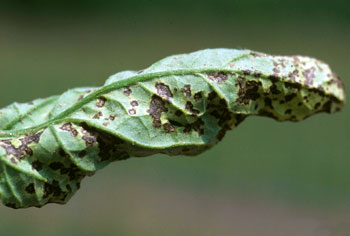
#> input picture Lab_2/Data/10-3-bacterial-speck-on-tomato-RON.jpg, 350 x 236 px; its folder holds 4 pictures in this run
$ jupyter execute --allow-errors lab_2.ipynb
#> lines starting #> are read from the running program, lines starting #| are printed output that depends on the picture
# Lab 2
Prepared:
 - **Szymon Budziak**
 - **Krzysztof Gwiazda**

[cell 1]
from PIL import Image
import numpy as np
import matplotlib.pyplot as plt
import os

# Data preprocessing

### 1. Choose images from Plantdoc set

We have selected 3 tomato diseases:
- Tomato leaf bacterial spot
- Tomato leaf late blight
- Tomato leaf mosaic virus

### 2. Load images

[cell 2]
full_path = f"{os.path.abspath('')}/Data"

[cell 3]
files = [f"{full_path}/{filename}" for filename in os.listdir(full_path)]
len(files)

[cell 4]
images = [np.array(Image.open(file)) for file in files]
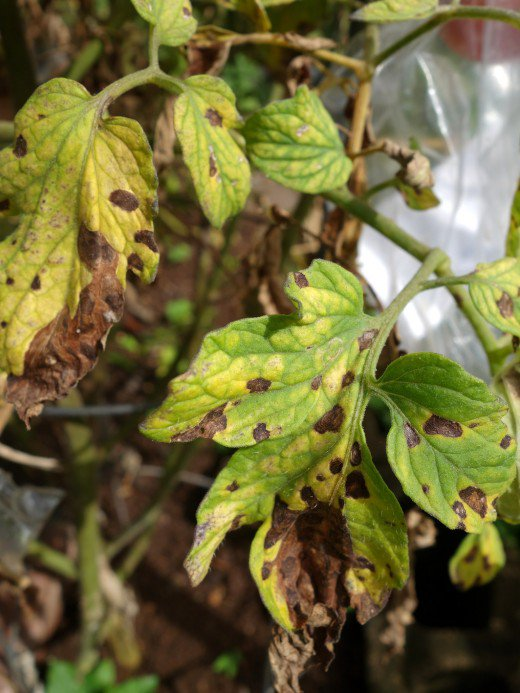
#> input picture Lab_2/Data/13582051_f520.jpg, 520 x 693 px
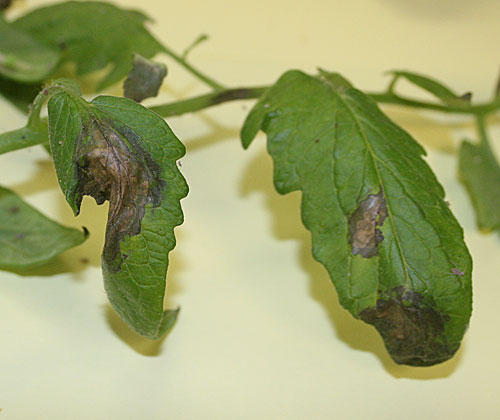
#> input picture Lab_2/Data/20150619d.jpg, 500 x 420 px
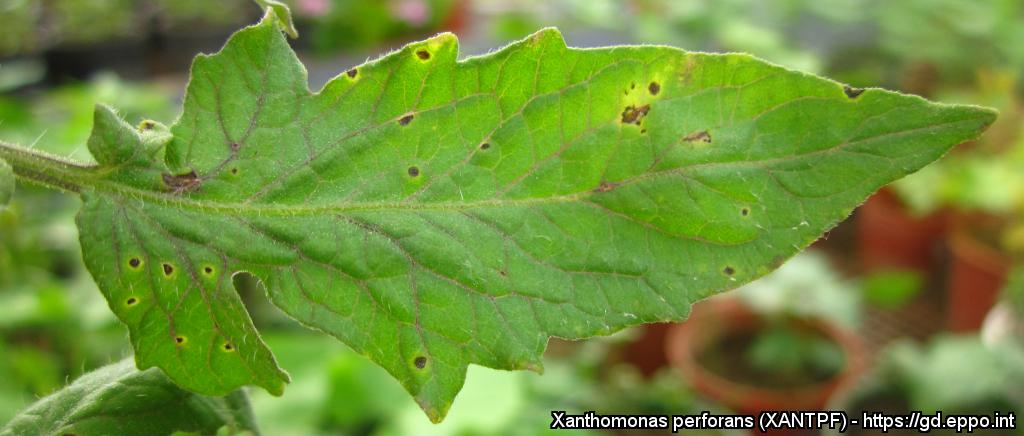
#> input picture Lab_2/Data/3182.jpg, 1024 x 436 px
#> images = 4 items
images[0].shape
#> Out = (236, 350, 3)

[cell 5]
plt.title("Example image")
plt.imshow(images[0])

### 3. Scale images to 224x224x3 resolution

[cell 6]
scaled_images = [np.resize(img, (224, 224, 3)) for img in images]
#> scaled_images = 4 items
scaled_images[0].shape
#> Out = (224, 224, 3)

### 4. Convert images to greyscale

[cell 7]
greyscale_images = [np.array(Image.fromarray(img).convert('L')) for img in scaled_images]
#> greyscale_images = 4 items
greyscale_images[0].shape
#> Out = (224, 224)

### 5. Convert images to 1D vector

[cell 8]
vector_images = [img.ravel() for img in greyscale_images]
#> vector_images = 4 items
vector_images[0].shape
#> Out = (50176,)

### 6. Standardize images

[cell 9]
from sklearn.preprocessing import StandardScaler

[cell 10]
scaler = StandardScaler()

[cell 11]
standardized_images = scaler.fit_transform(vector_images)
standardized_images.shape
#> Out = (4, 50176)

# Principal component analysis (PCA)

[cell 12]
from sklearn.decomposition import PCA

### 1. Perform PCA

[cell 13]
pca = PCA()

[cell 14]
pca_standardized_images = pca.fit_transform(standardized_images)
#> pca_standardized_images = [[-143.6, -178.6, 9.72, -3.82e-13], [-149, 156.2, 68.07, -3.82e-13], [236.1, -20.25, 88.79, -3.82e-13], [56.57, 42.63, -166.6, -3.82e-13]]
pca.explained_variance_ratio_.shape

### 2. Covariance matrices before PCA and after

[cell 15]
cov_matrix_before = np.cov(standardized_images)
#> cov_matrix_before = [[0.904, -0.317, -0.31, -0.277], [-0.317, 0.743, -0.261, -0.165], [-0.31, -0.261, 0.749, -0.178], [-0.277, -0.165, -0.178, 0.62]]
cov_matrix_before.shape
#> Out = (4, 4)

[cell 16]
cov_matrix_before
#> Out has the same summary as cov_matrix_before

[cell 17]
plt.imshow(cov_matrix_before, cmap="coolwarm")
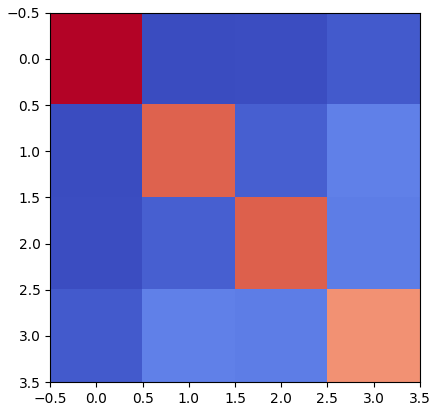
#> figure drawn by matplotlib, 1 panel

[cell 18]
cov_matrix_after = np.cov(pca_standardized_images)
#> cov_matrix_after = [[9404.3, 14.32, -1877.4, -7541.3], [14.32, 16614.7, -12682.1, -3947], [-1877.4, -12682.1, 13614, 945.4], [-7541.3, -3947, 945.4, 10542.9]]
cov_matrix_after.shape
#> Out = (4, 4)

[cell 19]
cov_matrix_after
#> Out has the same summary as cov_matrix_after

[cell 20]
plt.imshow(cov_matrix_after, cmap="coolwarm")
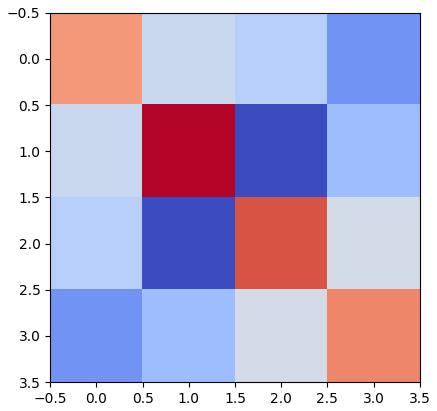
#> figure drawn by matplotlib, 1 panel

### 3. Average photo we subtracted from the others to standardize images

[cell 21]
image_mean = np.reshape(scaler.mean_, (224, 224))

[cell 22]
plt.imshow(image_mean, cmap='gray_r')
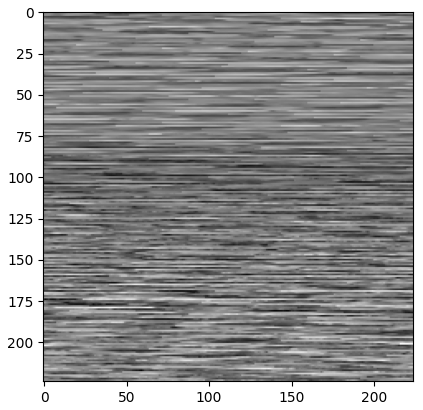
#> figure drawn by matplotlib, 1 panel

### 4. Present principal components sorted by related variance

[cell 23]
eigenvectors = pca.components_
eigenvalues = pca.explained_variance_

[cell 24]
sorted_eigenvalues = sorted(eigenvalues, reverse=True)
sorted_eigenvectors = eigenvectors[np.argsort(-eigenvalues)]
sorted_eigenvectors

According to the [PCA documentation](https://scikit-learn.org/stable/modules/generated/sklearn.decomposition.PCA.html), principal components are sorted by decreasing explained_variance_ (so principal components are sorted by related varinace by default).

### 5. Reduce the dimensionality to the 3, 9 and 27 most important features, respectively

[cell 25]
pca3 = PCA(n_components=3)
pca3_fit = pca3.fit_transform(standardized_images)
#> pca3_fit = [[-143.6, -178.6, 9.72], [-149, 156.2, 68.07], [236.1, -20.25, 88.79], [56.57, 42.63, -166.6]]

[cell 26]
pca3_inversed = pca3.inverse_transform(pca3_fit)
img_pca3 = pca3_inversed[0].reshape(224, 224)
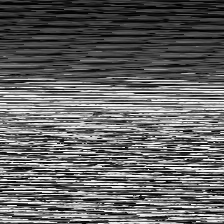
#> img_pca3: shape (224, 224) float64; min -1.73, max 1.73, mean -0.381; drawn with min black and max white
plt.imshow(img_pca3, cmap='gray_r')

[cell 27]
pca9 = PCA(n_components=9)
#> (the rest of this cell did not finish here and is left out)

#> (a cell that did not finish here is left out)

[cell 29]
pca27 = PCA(n_components=27)
#> (the rest of this cell did not finish here and is left out)

#> (a cell that did not finish here is left out)

### 6. Plot the explained variance

basic PCA

[cell 31]
plt.figure(figsize=(10, 8))
#> (the rest of this cell did not finish here and is left out)

3 most important features

[cell 32]
plt.figure(figsize=(10, 8))
plt.bar(range(1, 4), pca3.explained_variance_ratio_, align='center')
plt.step(range(1, 4), np.cumsum(pca3.explained_variance_ratio_), where='mid')
plt.ylabel('Explained variance ratio')
plt.xlabel('3 principal components')
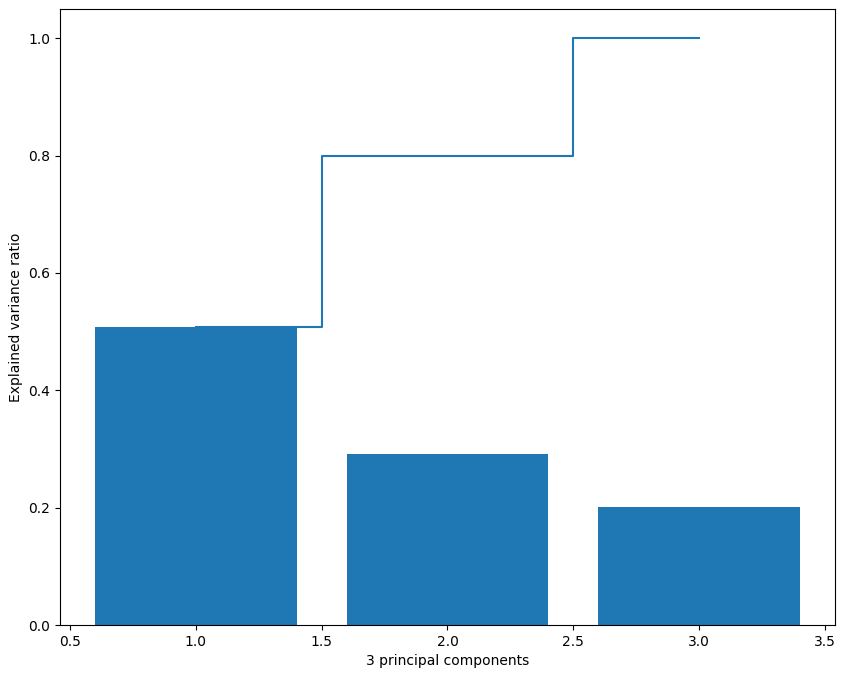
#> figure drawn by matplotlib, 1 panel; tallest bar 0.507 high, from x = 0.6 to 1.4
